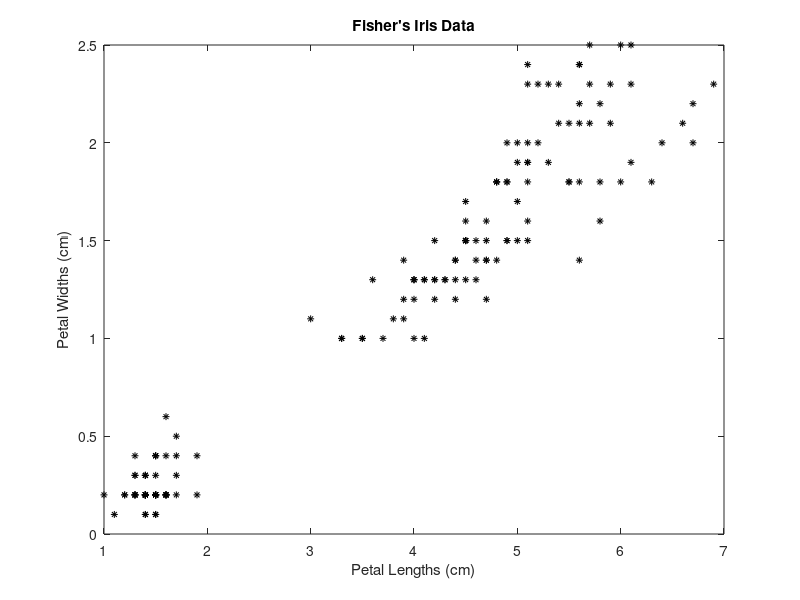
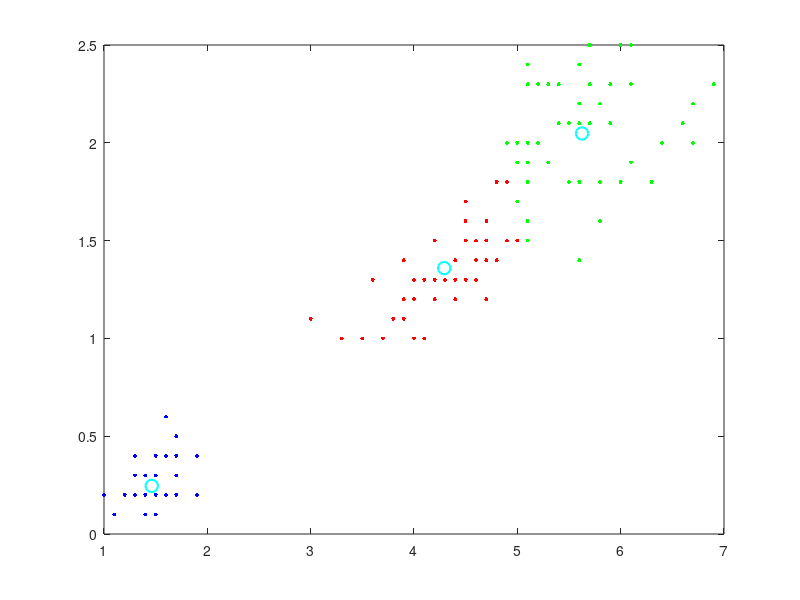

MATLAB code to generate these figures, in order: (Note: this script raises an error after producing the figures.)
close all
clear

%
%download Statistics and Machine learning toolbox
load fisheriris
 
X = meas(:,3:4); % meas contains data 150 x 4 

figure;
plot(X(:,1),X(:,2),'k*','MarkerSize',5);
title('Fisher''s Iris Data');
xlabel('Petal Lengths (cm)'); 
ylabel('Petal Widths (cm)');

[idx,C] = kmeans(X,3) ;
%[IDX, C] = kmeans(X, K) returns the K cluster centroid locations in
    %the K-by-P matrix C.
    %kmeans returns an N-by-1 vector IDX containing the cluster
    %indices of each point. 

    figure;
plot(X(idx==1,1),X(idx==1,2),'r.','MarkerSize',9)
hold on
plot(X(idx==2,1),X(idx==2,2),'b.','MarkerSize',9)
plot(X(idx==3,1),X(idx==3,2),'g.','MarkerSize',9)
plot(C(:,1),C(:,2),'co',...
     'MarkerSize',9,'LineWidth',1.5)
legend('Cluster 1','Cluster 2','Cluster 3','Centroids',...
       'Location','NW'); %opzione per posizionare la legend
title('Cluster Assignments and CENTROIDS');
hold off

% x1 = min(X(:,1)):0.01:max(X(:,1));
% x2 = min(X(:,2)):0.01:max(X(:,2));
% [x1G,x2G] = meshgrid(x1,x2);
% XGrid = [x1G(:),x2G(:)]; % Defines a fine grid on the plot
% 
% idx2Region = kmeans(XGrid,3);
 
%gscatter(X,Y,G) creates a scatter plot of the vectors X and Y grouped
 %by G.  Points with the same value of G are shown with the same color
 % and marker. 

% figure;
% gscatter(XGrid(:,1),XGrid(:,2),idx2Region,[0,0.75,0.75;0.75,0,0.75;0.75,0.75,0],'..');
% hold on;
% plot(X(:,1),X(:,2),'k*','MarkerSize',5);
% title 'Fisher''s Iris Data';
% xlabel 'Petal Lengths (cm)';
% ylabel 'Petal Widths (cm)'; 
% legend('Region 1','Region 2','Region 3','Data','Location','SouthEast');
% hold off;
